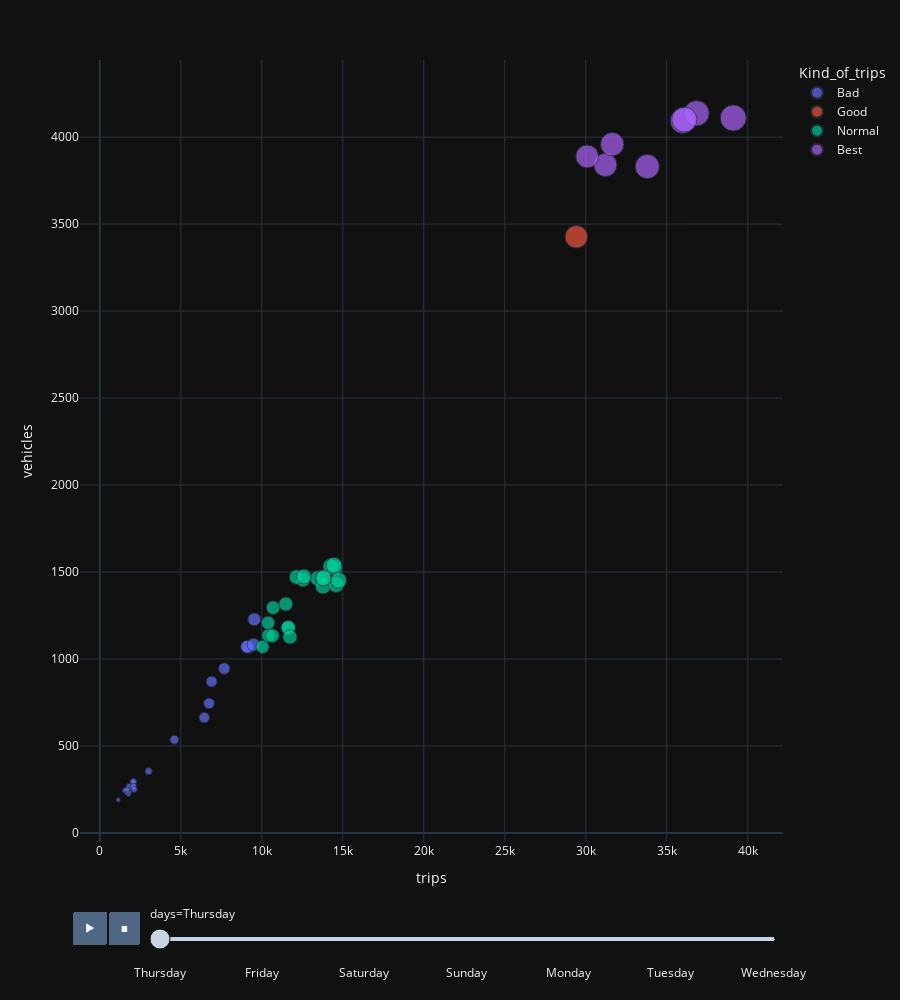

Notebook source saved alongside this figure:
### Code cell
px.scatter(Uber_jan_feb, 
x = 'trips' , 
y = 'active_vehicles' , 
size='trips' , 
color='Kind_of_trips' ,
animation_frame='days' ,
animation_group='trips',
template='plotly_dark' ,
labels={'active_vehicles':'vehicles'} ,
height=1000 ,
)

### Figure 1 — Plotly figure (JSON) as saved in the notebook; plotly's stock layout.template omitted (floating-point values rounded to 4 significant figures)
{"data": [{"hovertemplate": "Kind_of_trips=Bad<br>days=Thursday<br>trips=%{marker.size}<br>vehicles=%{y}<extra></extra>", "ids": [1132, 1765, 7679, 9537, 6903, 1911, 1772, 1636, 1797, 9152, 1551, 9080, 2038, 2086, 1687, 9499, 2022, 3011, 2092, 4609, 2120, 6447, 1797, 6744], "legendgroup": "Bad", "marker": {"color": "#636efa", "size": [1132, 1765, 7679, 9537, 6903, 1911, 1772, 1636, 1797, 9152, 1551, 9080, 2038, 2086, 1687, 9499, 2022, 3011, 2092, 4609, 2120, 6447, 1797, 6744], "sizemode": "area", "sizeref": 114.6, "symbol": "circle"}, "mode": "markers", "name": "Bad", "orientation": "v", "showlegend": true, "type": "scatter", "x": [1132, 1765, 7679, 9537, 6903, 1911, 1772, 1636, 1797, 9152, 1551, 9080, 2038, 2086, 1687, 9499, 2022, 3011, 2092, 4609, 2120, 6447, 1797, 6744], "xaxis": "x", "y": [190, 225, 945, 1228, 870, 262, 238, 237, 270, 1068, 246, 1071, 295, 295, 250, 1082, 264, 355, 269, 536, 250, 663, 243, 745], "yaxis": "y"}, {"hovertemplate": "Kind_of_trips=Good<br>days=Thursday<br>trips=%{marker.size}<br>vehicles=%{y}<extra></extra>", "ids": [29421], "legendgroup": "Good", "marker": {"color": "#EF553B", "size": [29421], "sizemode": "area", "sizeref": 114.6, "symbol": "circle"}, "mode": "markers", "name": "Good", "orientation": "v", "showlegend": true, "type": "scatter", "x": [29421], "xaxis": "x", "y": [3427], "yaxis": "y"}, {"hovertemplate": "Kind_of_trips=Normal<br>days=Thursday<br>trips=%{marker.size}<br>vehicles=%{y}<extra></extra>", "ids": [10050, 10416, 13462, 10391, 12539, 12143, 10699, 12600, 11485, 14499, 13782, 11609, 14263, 13786, 11640, 11739, 14591, 14750, 10661, 14461, 13814], "legendgroup": "Normal", "marker": {"color": "#00cc96", "size": [10050, 10416, 13462, 10391, 12539, 12143, 10699, 12600, 11485, 14499, 13782, 11609, 14263, 13786, 11640, 11739, 14591, 14750, 10661, 14461, 13814], "sizemode": "area", "sizeref": 114.6, "symbol": "circle"}, "mode": "markers", "name": "Normal", "orientation": "v", "showlegend": true, "type": "scatter", "x": [10050, 10416, 13462, 10391, 12539, 12143, 10699, 12600, 11485, 14499, 13782, 11609, 14263, 13786, 11640, 11739, 14591, 14750, 10661, 14461, 13814], "xaxis": "x", "y": [1070, 1135, 1463, 1208, 1457, 1471, 1295, 1474, 1316, 1524, 1418, 1179, 1532, 1468, 1181, 1127, 1428, 1452, 1134, 1539, 1465], "yaxis": "y"}, {"hovertemplate": "Kind_of_trips=Best<br>days=Thursday<br>trips=%{marker.size}<br>vehicles=%{y}<extra></extra>", "ids": [33802, 31214, 30091, 31637, 35990, 36844, 39110, 36091], "legendgroup": "Best", "marker": {"color": "#ab63fa", "size": [33802, 31214, 30091, 31637, 35990, 36844, 39110, 36091], "sizemode": "area", "sizeref": 114.6, "symbol": "circle"}, "mode": "markers", "name": "Best", "orientation": "v", "showlegend": true, "type": "scatter", "x": [33802, 31214, 30091, 31637, 35990, 36844, 39110, 36091], "xaxis": "x", "y": [3831, 3840, 3889, 3959, 4093, 4137, 4110, 4101], "yaxis": "y"}], "layout": {"height": 1000, "legend": {"itemsizing": "constant", "title": {"text": "Kind_of_trips"}, "tracegroupgap": 0}, "margin": {"t": 60}, "sliders": [{"active": 0, "currentvalue": {"prefix": "days="}, "len": 0.9, "pad": {"b": 10, "t": 60}, "steps": [{"args": [["Thursday"], {"frame": {"duration": 0, "redraw": false}, "fromcurrent": true, "mode": "immediate", "transition": {"duration": 0, "easing": "linear"}}], "label": "Thursday", "method": "animate"}, {"args": [["Friday"], {"frame": {"duration": 0, "redraw": false}, "fromcurrent": true, "mode": "immediate", "transition": {"duration": 0, "easing": "linear"}}], "label": "Friday", "method": "animate"}, {"args": [["Saturday"], {"frame": {"duration": 0, "redraw": false}, "fromcurrent": true, "mode": "immediate", "transition": {"duration": 0, "easing": "linear"}}], "label": "Saturday", "method": "animate"}, {"args": [["Sunday"], {"frame": {"duration": 0, "redraw": false}, "fromcurrent": true, "mode": "immediate", "transition": {"duration": 0, "easing": "linear"}}], "label": "Sunday", "method": "animate"}, {"args": [["Monday"], {"frame": {"duration": 0, "redraw": false}, "fromcurrent": true, "mode": "immediate", "transition": {"duration": 0, "easing": "linear"}}], "label": "Monday", "method": "animate"}, {"args": [["Tuesday"], {"frame": {"duration": 0, "redraw": false}, "fromcurrent": true, "mode": "immediate", "transition": {"duration": 0, "easing": "linear"}}], "label": "Tuesday", "method": "animate"}, {"args": [["Wednesday"], {"frame": {"duration": 0, "redraw": false}, "fromcurrent": true, "mode": "immediate", "transition": {"duration": 0, "easing": "linear"}}], "label": "Wednesday", "method": "animate"}], "x": 0.1, "xanchor": "left", "y": 0, "yanchor": "top"}], "updatemenus": [{"buttons": [{"args": [null, {"frame": {"duration": 500, "redraw": false}, "fromcurrent": true, "mode": "immediate", "transition": {"duration": 500, "easing": "linear"}}], "label": "&#9654;", "method": "animate"}, {"args": [[null], {"frame": {"duration": 0, "redraw": false}, "fromcurrent": true, "mode": "immediate", "transition": {"duration": 0, "easing": "linear"}}], "label": "&#9724;", "method": "animate"}], "direction": "left", "pad": {"r": 10, "t": 70}, "showactive": false, "type": "buttons", "x": 0.1, "xanchor": "right", "y": 0, "yanchor": "top"}], "xaxis": {"anchor": "y", "domain": [0, 1], "title": {"text": "trips"}}, "yaxis": {"anchor": "x", "domain": [0, 1], "title": {"text": "vehicles"}}}}
